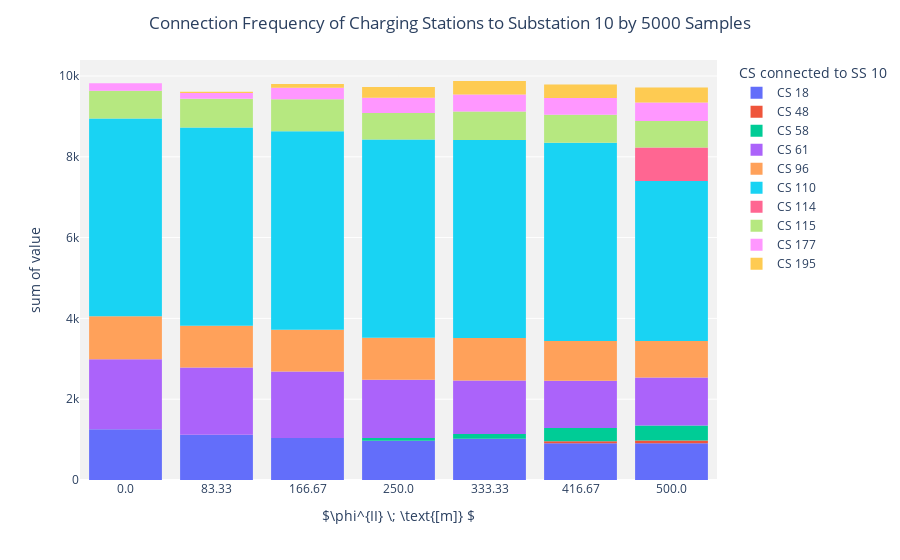

The cell this chart's notebook holds for it:
### Code cell
plot_connection(
    droped_zero_vali_df_PHI_II_SS_10,
    plot_name = 'Connection Frequency of Charging Stations to Substation 10 by 5000 Samples',
    legend_text = 'CS connected to SS 10'
    )

### Figure 1 — Plotly figure (JSON) as saved in the notebook; plotly's stock layout.template omitted (floating-point values rounded to 4 significant figures)
{"data": [{"alignmentgroup": "True", "bingroup": "x", "cumulative": {"enabled": false}, "histfunc": "sum", "hovertemplate": "variable=CS 18<br>$\\phi^{II} \\; \\text{[m]} $=%{x}<br>sum of value=%{y}<extra></extra>", "legendgroup": "CS 18", "marker": {"color": "#636efa", "pattern": {"shape": ""}}, "name": "CS 18", "offsetgroup": "CS 18", "orientation": "v", "showlegend": true, "type": "histogram", "x": ["0.0", "83.33", "166.67", "250.0", "333.33", "416.67", "500.0"], "xaxis": "x", "y": [1259, 1121, 1037, 970, 1022, 909, 912], "yaxis": "y"}, {"alignmentgroup": "True", "bingroup": "x", "cumulative": {"enabled": false}, "histfunc": "sum", "hovertemplate": "variable=CS 48<br>$\\phi^{II} \\; \\text{[m]} $=%{x}<br>sum of value=%{y}<extra></extra>", "legendgroup": "CS 48", "marker": {"color": "#EF553B", "pattern": {"shape": ""}}, "name": "CS 48", "offsetgroup": "CS 48", "orientation": "v", "showlegend": true, "type": "histogram", "x": ["0.0", "83.33", "166.67", "250.0", "333.33", "416.67", "500.0"], "xaxis": "x", "y": [0, 0, 0, 0, 0, 52, 67], "yaxis": "y"}, {"alignmentgroup": "True", "bingroup": "x", "cumulative": {"enabled": false}, "histfunc": "sum", "hovertemplate": "variable=CS 58<br>$\\phi^{II} \\; \\text{[m]} $=%{x}<br>sum of value=%{y}<extra></extra>", "legendgroup": "CS 58", "marker": {"color": "#00cc96", "pattern": {"shape": ""}}, "name": "CS 58", "offsetgroup": "CS 58", "orientation": "v", "showlegend": true, "type": "histogram", "x": ["0.0", "83.33", "166.67", "250.0", "333.33", "416.67", "500.0"], "xaxis": "x", "y": [0, 0, 0, 72, 114, 326, 369], "yaxis": "y"}, {"alignmentgroup": "True", "bingroup": "x", "cumulative": {"enabled": false}, "histfunc": "sum", "hovertemplate": "variable=CS 61<br>$\\phi^{II} \\; \\text{[m]} $=%{x}<br>sum of value=%{y}<extra></extra>", "legendgroup": "CS 61", "marker": {"color": "#ab63fa", "pattern": {"shape": ""}}, "name": "CS 61", "offsetgroup": "CS 61", "orientation": "v", "showlegend": true, "type": "histogram", "x": ["0.0", "83.33", "166.67", "250.0", "333.33", "416.67", "500.0"], "xaxis": "x", "y": [1729, 1662, 1651, 1440, 1328, 1169, 1187], "yaxis": "y"}, {"alignmentgroup": "True", "bingroup": "x", "cumulative": {"enabled": false}, "histfunc": "sum", "hovertemplate": "variable=CS 96<br>$\\phi^{II} \\; \\text{[m]} $=%{x}<br>sum of value=%{y}<extra></extra>", "legendgroup": "CS 96", "marker": {"color": "#FFA15A", "pattern": {"shape": ""}}, "name": "CS 96", "offsetgroup": "CS 96", "orientation": "v", "showlegend": true, "type": "histogram", "x": ["0.0", "83.33", "166.67", "250.0", "333.33", "416.67", "500.0"], "xaxis": "x", "y": [1063, 1038, 1031, 1037, 1050, 982, 908], "yaxis": "y"}, {"alignmentgroup": "True", "bingroup": "x", "cumulative": {"enabled": false}, "histfunc": "sum", "hovertemplate": "variable=CS 110<br>$\\phi^{II} \\; \\text{[m]} $=%{x}<br>sum of value=%{y}<extra></extra>", "legendgroup": "CS 110", "marker": {"color": "#19d3f3", "pattern": {"shape": ""}}, "name": "CS 110", "offsetgroup": "CS 110", "orientation": "v", "showlegend": true, "type": "histogram", "x": ["0.0", "83.33", "166.67", "250.0", "333.33", "416.67", "500.0"], "xaxis": "x", "y": [4896, 4902, 4915, 4907, 4900, 4908, 3957], "yaxis": "y"}, {"alignmentgroup": "True", "bingroup": "x", "cumulative": {"enabled": false}, "histfunc": "sum", "hovertemplate": "variable=CS 114<br>$\\phi^{II} \\; \\text{[m]} $=%{x}<br>sum of value=%{y}<extra></extra>", "legendgroup": "CS 114", "marker": {"color": "#FF6692", "pattern": {"shape": ""}}, "name": "CS 114", "offsetgroup": "CS 114", "orientation": "v", "showlegend": true, "type": "histogram", "x": ["0.0", "83.33", "166.67", "250.0", "333.33", "416.67", "500.0"], "xaxis": "x", "y": [0, 0, 0, 0, 0, 0, 831], "yaxis": "y"}, {"alignmentgroup": "True", "bingroup": "x", "cumulative": {"enabled": false}, "histfunc": "sum", "hovertemplate": "variable=CS 115<br>$\\phi^{II} \\; \\text{[m]} $=%{x}<br>sum of value=%{y}<extra></extra>", "legendgroup": "CS 115", "marker": {"color": "#B6E880", "pattern": {"shape": ""}}, "name": "CS 115", "offsetgroup": "CS 115", "orientation": "v", "showlegend": true, "type": "histogram", "x": ["0.0", "83.33", "166.67", "250.0", "333.33", "416.67", "500.0"], "xaxis": "x", "y": [688, 715, 788, 659, 708, 693, 654], "yaxis": "y"}, {"alignmentgroup": "True", "bingroup": "x", "cumulative": {"enabled": false}, "histfunc": "sum", "hovertemplate": "variable=CS 177<br>$\\phi^{II} \\; \\text{[m]} $=%{x}<br>sum of value=%{y}<extra></extra>", "legendgroup": "CS 177", "marker": {"color": "#FF97FF", "pattern": {"shape": ""}}, "name": "CS 177", "offsetgroup": "CS 177", "orientation": "v", "showlegend": true, "type": "histogram", "x": ["0.0", "83.33", "166.67", "250.0", "333.33", "416.67", "500.0"], "xaxis": "x", "y": [185, 144, 289, 375, 422, 417, 456], "yaxis": "y"}, {"alignmentgroup": "True", "bingroup": "x", "cumulative": {"enabled": false}, "histfunc": "sum", "hovertemplate": "variable=CS 195<br>$\\phi^{II} \\; \\text{[m]} $=%{x}<br>sum of value=%{y}<extra></extra>", "legendgroup": "CS 195", "marker": {"color": "#FECB52", "pattern": {"shape": ""}}, "name": "CS 195", "offsetgroup": "CS 195", "orientation": "v", "showlegend": true, "type": "histogram", "x": ["0.0", "83.33", "166.67", "250.0", "333.33", "416.67", "500.0"], "xaxis": "x", "y": [0, 26, 91, 266, 332, 331, 374], "yaxis": "y"}], "layout": {"barmode": "relative", "legend": {"orientation": "v", "title": {"text": "CS connected to SS 10"}, "tracegroupgap": 0, "x": 1.15, "xanchor": "center", "y": 1, "yanchor": "top"}, "margin": {"t": 60}, "plot_bgcolor": "rgba(0,0,0,0.05)", "title": {"text": "Connection Frequency of Charging Stations to Substation 10 by 5000 Samples", "x": 0.5, "xanchor": "center", "y": 0.97, "yanchor": "top"}, "xaxis": {"anchor": "y", "domain": [0, 1], "title": {"text": "$\\phi^{II} \\; \\text{[m]} $"}}, "yaxis": {"anchor": "x", "domain": [0, 1], "title": {"text": "sum of value"}}}}
